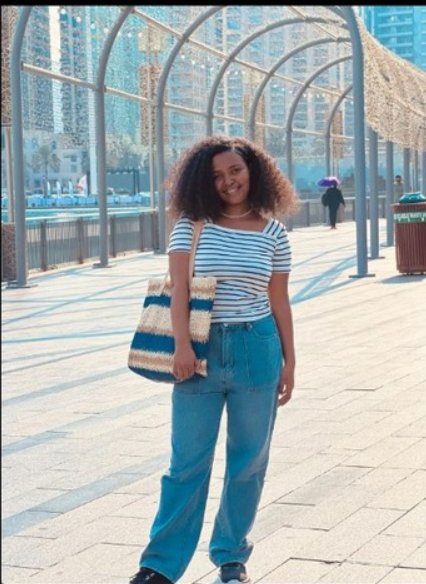
#> input picture NumPy/mokshe.png, 426 x 584 px
$ python 'guasian blur kernel.py'
#> lines starting #> are read from the running program, lines starting #| are printed output that depends on the picture
import cv2
import numpy as np

# Step 1: Load an image
image = cv2.imread('mokshe.png')
#> image is the input picture: shape (584, 426, 3); mean B, G, R 177.6, 176.3, 166.1

# Step 2: Define a Gaussian kernel
kernel_size = 5
sigma = 2
kernel = cv2.getGaussianKernel(kernel_size, sigma)
gaussian_kernel = np.outer(kernel, kernel.transpose())

# Step 3: Perform convolution
blurred_image = cv2.filter2D(image, -1, gaussian_kernel)
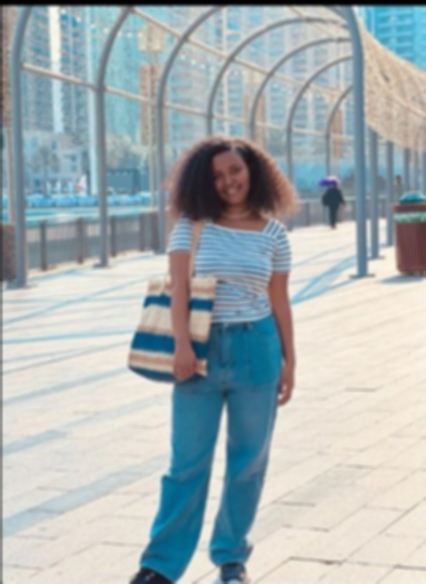
#> blurred_image: shape (584, 426, 3); mean B, G, R 177.7, 176.4, 166.2

# Step 4: Display or save the blurred image
cv2.imshow('Original Image', image)
cv2.imshow('Blurred Image', blurred_image)
cv2.waitKey(0)
cv2.destroyAllWindows()
